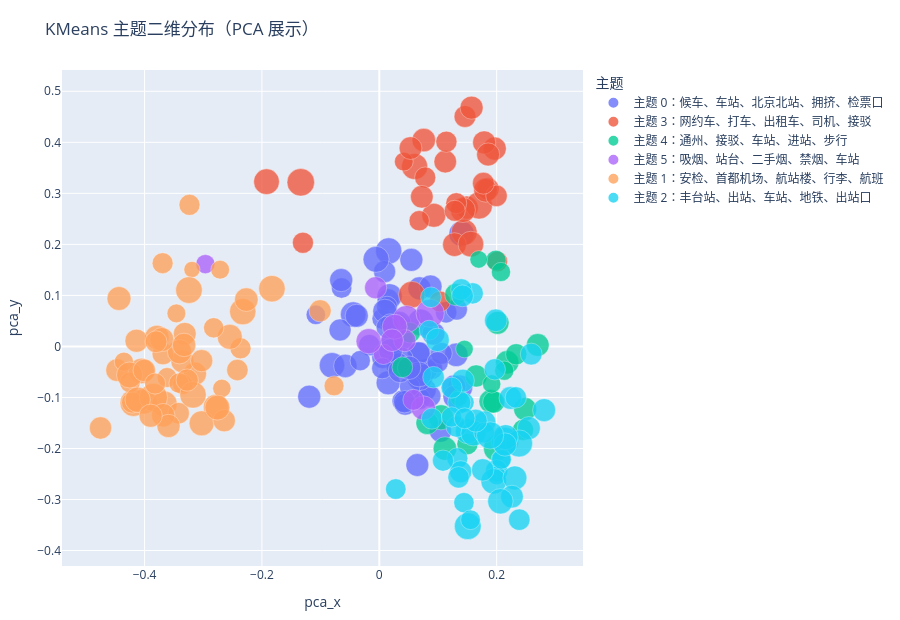

Write notebook code for a chart like this one.
### Code cell
# KMeans embedding 二维散点图：用 PCA 仅做展示，不参与聚类。
pca = PCA(n_components=2, random_state=42)
embedding_2d = pca.fit_transform(kmeans_embeddings)

scatter_df = kmeans_df.copy()
scatter_df["pca_x"] = embedding_2d[:, 0]
scatter_df["pca_y"] = embedding_2d[:, 1]
scatter_df["主题"] = scatter_df["topic"].map(lambda topic_id: f"主题 {topic_id}：{topic_title(topic_id)}")
scatter_df["互动气泡"] = np.log1p(scatter_df["互动总量"].astype(float)) + 4
scatter_df["文本预览"] = scatter_df["source_content"].fillna(scatter_df["content"]).map(lambda text: clean_preview(text, max_chars=80))

fig_kmeans_scatter = px.scatter(
    scatter_df,
    x="pca_x",
    y="pca_y",
    color="主题",
    size="互动气泡",
    hover_data={
        "station": True,
        "主题": True,
        "互动总量": True,
        "文本预览": True,
        "pca_x": False,
        "pca_y": False,
        "互动气泡": False,
    },
    title="KMeans 主题二维分布（PCA 展示）",
    labels={"station": "站点"},
)
fig_kmeans_scatter.update_traces(marker={"opacity": 0.78, "line": {"width": 0.4, "color": "white"}})
fig_kmeans_scatter.update_layout(height=620, margin={"l": 40, "r": 260, "t": 70, "b": 40}, legend_title_text="主题")
fig_kmeans_scatter.show()

kmeans_scatter_path = RESULT_PATH.with_name("kmeans_topic_embedding_scatter.html")
fig_kmeans_scatter.write_html(kmeans_scatter_path, include_plotlyjs=True)
print(f"KMeans 主题二维散点图已保存到：{kmeans_scatter_path.resolve()}")

### Figure 1 — Plotly figure (JSON) as saved in the notebook; plotly's stock layout.template omitted (floating-point values rounded to 4 significant figures; data arrays with more than 128 entries replaced by an {"elided": "..."} marker saying what was removed)
{"data": [{"customdata": {"elided": "64x5 mixed values"}, "hovertemplate": "主题=%{customdata[1]}<br>站点=%{customdata[0]}<br>互动总量=%{customdata[2]}<br>文本预览=%{customdata[3]}<extra></extra>", "legendgroup": "主题 0：候车、车站、北京北站、拥挤、检票口", "marker": {"color": "#636efa", "line": {"color": "white", "width": 0.4}, "opacity": 0.78, "size": [6.996, 7.219, 6.996, 8.025, 6.079, 9.974, 8.407, 9.416, 7.611, 8.007, 7.332, 7.296, 8.883, 10.83, 7.045, 6.996, 8.654, 10.17, 6.89, 7.871, 7.401, 5.792, 6.639, 8.078, 8.5, 7.258, 10.59, 7.434, 6.398, 7.401, 7.296, 6.565, 8.143, 8.205, 8.007, 9.775, 9.268, 6.708, 8.111, 10.02, 8.419, 10.35, 8.89, 9.814, 8.06, 6.079, 7.466, 7.332, 6.303, 6.303, 7.664, 8.007, 7.85, 8.852, 8.754, 6.89, 8.205, 8.682, 6.944, 8.205, 9.606, 8.466, 8.205, 7.714], "sizemode": "area", "sizeref": 0.03067, "symbol": "circle"}, "mode": "markers", "name": "主题 0：候车、车站、北京北站、拥挤、检票口", "orientation": "v", "showlegend": true, "type": "scatter", "x": [0.1139, 0.005754, -0.01691, 0.06482, 0.06522, -0.08058, -0.05793, 0.1379, 0.1043, 0.0777, 0.06852, 0.08646, 0.01514, 0.07038, 0.06492, 0.132, 0.1274, 0.06933, 0.08998, 0.0802, 0.04044, -0.1082, 0.005267, 0.06927, 0.1311, 0.1058, 0.01599, 0.009026, -0.06426, 0.01492, 0.04417, 0.05184, -0.1194, 0.06852, 0.06701, 0.01749, 0.02919, 0.01324, 0.05463, -0.04451, 0.03404, -0.005504, 0.009436, 0.1402, 0.08734, 0.01834, -0.06687, 0.01844, -0.03256, 0.04044, 0.04301, 0.09222, 0.03847, 0.03165, 0.01932, 0.005081, 0.1282, 0.03555, 0.09943, -0.06497, 0.06765, 0.05082, -0.03852, 0.01382], "xaxis": "x", "y": [0.06696, -0.022, 0.002575, -0.2324, -0.103, -0.03694, -0.03819, -0.08039, -0.1658, -0.08501, -0.1024, -0.09723, -0.07122, 0.04722, -0.05675, 0.07265, -0.07933, -0.06115, -0.0437, -0.04567, -0.1068, 0.06192, 0.05426, -0.01384, -0.01649, -0.01353, 0.1871, 0.1466, 0.1146, 0.09153, -0.1134, -0.07869, -0.09841, 0.1138, -0.01331, 0.09827, 0.04125, 0.07791, 0.1697, 0.06244, 0.04599, 0.1707, 0.06902, 0.221, 0.1175, 0.04439, 0.03233, 0.003639, -0.02783, 0.01364, -0.1083, 0.02525, -0.02417, -0.03593, -0.008096, -0.04272, -0.09877, -0.04765, -0.03102, 0.13, -0.05474, -0.04178, 0.06006, 0.03737], "yaxis": "y"}, {"customdata": {"elided": "33x5 mixed values"}, "hovertemplate": "主题=%{customdata[1]}<br>站点=%{customdata[0]}<br>互动总量=%{customdata[2]}<br>文本预览=%{customdata[3]}<extra></extra>", "legendgroup": "主题 3：网约车、打车、出租车、司机、接驳", "marker": {"color": "#EF553B", "line": {"color": "white", "width": 0.4}, "opacity": 0.78, "size": [8.19, 6.398, 10.49, 11.1, 8.159, 7.258, 6.708, 5.386, 6.773, 10.1, 10.35, 8.443, 8.796, 9.568, 7.807, 7.738, 8.663, 7.932, 6.833, 8.127, 10.12, 10.82, 8.644, 11.58, 7.091, 8.143, 8.111, 6.708, 6.773, 6.833, 7.871, 7.332, 6.303], "sizemode": "area", "sizeref": 0.03067, "symbol": "circle"}, "mode": "markers", "name": "主题 3：网约车、打车、出租车、司机、接驳", "orientation": "v", "showlegend": true, "type": "scatter", "x": [0.149, 0.2012, 0.06017, 0.1699, 0.1967, 0.146, 0.1032, 0.04177, -0.1301, -0.1922, 0.1446, 0.07586, 0.093, 0.1426, 0.1124, 0.1851, 0.1281, 0.05322, 0.1143, 0.1572, 0.156, 0.05537, 0.1811, -0.1338, 0.1997, 0.1788, 0.1855, 0.1312, 0.1287, 0.07824, 0.07246, 0.1774, 0.06801], "xaxis": "x", "y": [0.2721, 0.1664, 0.3527, 0.2761, 0.3877, 0.4505, 0.08799, 0.3621, 0.2031, 0.3228, 0.2236, 0.4043, 0.257, 0.2672, 0.3621, 0.3084, 0.1996, 0.3887, 0.4011, 0.4679, 0.2006, 0.1016, 0.3061, 0.3216, 0.2951, 0.3998, 0.3763, 0.2806, 0.2658, 0.3311, 0.2932, 0.3198, 0.2463], "yaxis": "y"}, {"customdata": [["beijing", "主题 4：通州、接驳、车站、进站、步行", 1, "今天这个票，就是从北京站改到北京南站，又改到通州站，差点以为走不了。第一次从通州站走，司机和我都懵了，车站里的人呢？？？？ 便利店在安检外，买个水来回折返得老命...", 4.693], ["tongzhou", "主题 4：通州、接驳、车站、进站、步行", 55, "我以为北京通州站开了以后，去北艺就方便多了，结果我想多了，都是唐山秦皇岛的，北京南到通州也没有车，天啊，还是要坐地铁[鄙视R]一个多小时呐，另外北艺的地铁是不是...", 8.025], ["tongzhou", "主题 4：通州、接驳、车站、进站、步行", 82, "心血来潮查了查12306APP,有点吃惊。。。市郊铁路京通号未引入，地铁6号线北运河东站只能硬着头皮说在它附近（如尾图所示），哎呀呀[失望R][失望R][失望R...", 8.419], ["tongzhou", "主题 4：通州、接驳、车站、进站、步行", 33, "从北运河东站新开的通道出去得走个六七百米才能进入火车站，甚至要穿过M101和22的站厅？另外东出口还预留了机场巴士的站位，但是现在还没正式延伸过去；总之从西北向...", 7.526], ["tongzhou", "主题 4：通州、接驳、车站、进站、步行", 12, "亚洲最大地下交通枢纽北京通州站运营首日 想吐槽一点，今日首发当天上午现场发纪念卡片，然而没有限制每人一张，导致很多特地前来的人没有拿到。你们猜猜大部分卡片都让哪...", 6.565], ["tongzhou", "主题 4：通州、接驳、车站、进站、步行", 28, "---4.4改 今天又来这边了，结果不小心忘记定位B1，滴滴打车又是到了这个路口，依旧封路[失望R]，依旧狂奔[暗中观察R]实在不理解为什么通州站提前一个路口要...", 7.367], ["tongzhou", "主题 4：通州、接驳、车站、进站、步行", 51, "昨天体验了一次北京通州站，整体出行流程体验还不错 1. 北运河东站站内有详细指示标 2. 换乘通道非常明显不会被忽略 3. 需要走大约600米到达站厅，从出地铁...", 7.951], ["tongzhou", "主题 4：通州、接驳、车站、进站、步行", 62, "地铁换乘高铁很不方便 真的很不方便 从北运河东站出来走到通州站进站口，看着直线800米，实际走了快1500米，花了15分钟💦 候车大厅是环形站台，安静又开阔，有...", 8.143], ["tongzhou", "主题 4：通州、接驳、车站、进站、步行", 85, "如图所示：需要车辆代步。 1、充分考虑老弱病残体能和箱包赶路负重因素，不要简单化滚梯解决。 2、任何铁路都在腰处进入安检，头尾进入也是距离人为拉长，极不合理。...", 8.454], ["tongzhou", "主题 4：通州、接驳、车站、进站、步行", 9, "通州站挺好，人少，进站出站都挺方便，就是好像对网约车比较不太友好，第一辆车就开错了，我只好换了一辆。结果就是本来我第一个出站但最后一个离开的[捂脸R]送我进站的...", 6.303], ["tongzhou", "主题 4：通州、接驳、车站、进站、步行", 17, "北京通州站，换成六号线 太远了！太远了！太远了！ 导航上说换乘54米，纯胡扯，走了十二分钟才到六号线，不到万不得已再不坐了！#高铁出行[话题]# #通州站[话题...", 6.89], ["tongzhou", "主题 4：通州、接驳、车站、进站、步行", 32, "设计迷宫出身的吗，赶车的时候能急死你🥰", 7.497], ["tongzhou", "主题 4：通州、接驳、车站、进站、步行", 375, "诺大一百多万平米的建面，只做到8台16线。 就是因为做成了地铁一样平行下站台的布局。 从头到尾走断腿，首层当商业来做吧布局又没有什么特色，面对面的两排商店店看着...", 9.93], ["tongzhou", "主题 4：通州、接驳、车站、进站、步行", 86, "开通了四个月了终于来了一次北京通州站。 车站整体硬件条件很好，包括公交枢纽部分及地铁换乘部分。属于非常新的车站，招商、乘车体验、动线设计都比较好。 当然也有槽点...", 8.466], ["tongzhou", "主题 4：通州、接驳、车站、进站、步行", 16, "叹京帆、不扬烟雨，尘泥偏涴眉妩。 玻璃万片琉璃影，遮尽漕舟津鼓。 君莫舞。君不见、运河千载空回顾。 残膜乱絮。任燕剪裁云，蝶衣晒粉，都作灰飞去。 通州路，谁信当...", 6.833], ["tongzhou", "主题 4：通州、接驳、车站、进站、步行", 1, "第一次坐车到北京通州站 [偷笑R][偷笑R] 下高铁就有扶梯，对骨折恢复需要不能走太多路的我太友好了 停车场B1B2超级大 现场也有很多工作人员疏导交通 整个车...", 4.693], ["tongzhou", "主题 4：通州、接驳、车站、进站、步行", 282, "人少少的 现在还不能刷二维码进站，带好身份证 方圆百里只有一个黄黄绿绿的赛百味 旁边还有庆丰包子铺和拉面 好像就这三个吃的。。。 下次还是带点吃的或者吃好饭再来...", 9.645], ["tongzhou", "主题 4：通州、接驳、车站、进站、步行", 1, "头一次来通州站，打车是直接送到地下，和西九龙站好像。 装潢的也不错就是没有开着的餐厅，只瞄到一个subway但在安检外面。 这回去北戴河订的二等座，因为之前听一...", 4.693], ["tongzhou", "主题 4：通州、接驳、车站、进站、步行", 16, "不是了，我就想说 出北京通州高铁站 走6号线，怎么这么长，想累死我吗[哭惹R][哭惹R][哭惹R][哭惹R]#轨道交通[话题]# #高铁站[话题]# #地铁[话...", 6.833], ["tongzhou", "主题 4：通州、接驳、车站、进站、步行", 54, "不愧是亚洲最大地下交通枢纽 今年第二次从通州站坐车，已经比平时踩点打出了余量，也没比上一次跑的灰头土脸好多少。不至于跑，但也是走的步履匆匆，匆匆到所有的照片都是...", 8.007], ["tongzhou", "主题 4：通州、接驳、车站、进站、步行", 13, "不知道你们感觉到没有，还是只是我个人的错觉。甲醛刺激感特别重，打进来就嗓子疼#高铁[话题]#", 6.639], ["tongzhou", "主题 4：通州、接驳、车站、进站、步行", 2, "北运河东和这里关系也不大呀，我以为地铁出门就是，没想到走了这么久 但是整体环境好美呀，看着舒心", 5.099], ["tongzhou", "主题 4：通州、接驳、车站、进站、步行", 4, "第一个司机说路口封了让我取消他跑了 第二个司机也说路口封了 但是好在他说转一转看能不能进来 电话是接了又接，打了又打 周边乘客也一直在接司机电话 [微笑R][微...", 5.609], ["tongzhou", "主题 4：通州、接驳、车站、进站、步行", 4, "通州站换乘要走两公里[笑哭R][笑哭R][笑哭R]", 5.609]], "hovertemplate": "主题=%{customdata[1]}<br>站点=%{customdata[0]}<br>互动总量=%{customdata[2]}<br>文本预览=%{customdata[3]}<extra></extra>", "legendgroup": "主题 4：通州、接驳、车站、进站、步行", "marker": {"color": "#00cc96", "line": {"color": "white", "width": 0.4}, "opacity": 0.78, "size": [4.693, 8.025, 8.419, 7.526, 6.565, 7.367, 7.951, 8.143, 8.454, 6.303, 6.89, 7.497, 9.93, 8.466, 6.833, 4.693, 9.645, 4.693, 6.833, 8.007, 6.639, 5.099, 5.609, 5.609], "sizemode": "area", "sizeref": 0.03067, "symbol": "circle"}, "mode": "markers", "name": "主题 4：通州、接驳、车站、进站、步行", "orientation": "v", "showlegend": true, "type": "scatter", "x": [0.136, 0.2016, 0.2179, 0.1651, 0.05246, 0.1302, 0.27, 0.2485, 0.1899, 0.1988, 0.2333, 0.195, 0.1993, 0.1118, 0.1502, 0.1694, 0.1052, 0.1451, 0.245, 0.08185, 0.03922, 0.1915, 0.2073, 0.213], "xaxis": "x", "y": [-0.1006, 0.04623, -0.03109, -0.05788, 0.02703, 0.1016, 0.002932, -0.1228, -0.1076, 0.1687, -0.01539, -0.109, -0.2, -0.2001, -0.1914, 0.1706, -0.139, -0.0051, -0.1634, -0.1502, -0.04082, -0.07354, 0.146, -0.04744], "yaxis": "y"}, {"customdata": [["chaoyang", "主题 5：吸烟、站台、二手烟、禁烟、车站", 1712, "请您进入站台之后再吸烟，这样哄孩子的话皇额娘从未对我说过[可怜R]#室内禁止吸烟[话题]##公共场合禁止吸烟[话题]#", 11.45], ["chaoyang", "主题 5：吸烟、站台、二手烟、禁烟、车站", 35, "北京朝阳站，喇叭里说着不让站台吸烟，polic也在，站台工作人员也在，就是没人管，要么就开放站台吸烟，我不反对，但是这种禁止站台吸烟给自己立牌坊，眼看着站台吸烟...", 7.584], ["chaoyang", "主题 5：吸烟、站台、二手烟、禁烟、车站", 256, "北京朝阳站，不仅允许站台抽烟，而且允许随意扔烟头，无视火灾隐患！向工作人员反映，竟然表示我们有保洁一会儿清扫。请问万一着火了是不是可以说没关系我们有消防员？", 9.549], ["chaoyang", "主题 5：吸烟、站台、二手烟、禁烟、车站", 10, "本来层高做的就低，通风也不咋地，一下车人手一根烟要被呛死了...#公共场所禁止吸烟[话题]# #珍爱生命远离烟草[话题]# #吸烟有害身体健康[话题]#", 6.398], ["fengtai", "主题 5：吸烟、站台、二手烟、禁烟、车站", 159, "2026年5月10日新京报报道，聚焦首都北京新建火车站——丰台站二手烟乱象： 1️⃣站台烟民密集聚集，半封闭空间二手烟大面积扩散，老人、孕妇、儿童无处躲避 ...", 9.075], ["fengtai", "主题 5：吸烟、站台、二手烟、禁烟、车站", 15, "因为火车站台设计问题 经常需要从车尾车厢步行二三百米到车头 本来就不方便 站台一路还全是二手烟🚬 一节车厢就聚一团烟人 躲也躲不了，又不能一直憋气走二百米 等到...", 6.773], ["nanzhan", "主题 5：吸烟、站台、二手烟、禁烟、车站", 33, "在南站席地而睡的人不是第一次见，但是随地抽烟的人是头一次[暗中观察R] 北京南站于2008年8月1日正式开通运营。17岁的人每天适宜的睡眠时长为8-10小时，南...", 7.526], ["shoudujichang", "主题 5：吸烟、站台、二手烟、禁烟、车站", 4, "早上六点多的飞机，半夜到T3，门口呆了半小时32个借火的[捂脸R][捂脸R]", 5.609], ["xizhan", "主题 5：吸烟、站台、二手烟、禁烟、车站", 3901, "北京吸烟南站 天津吸烟西站 济南吸烟西站 泰安吸烟站 曲阜吸烟东站 枣庄吸烟站 徐州吸烟东站 宿州吸烟东站 南京吸烟南站 镇江吸烟南站 常州吸烟北站 苏州吸烟北...", 12.27], ["xizhan", "主题 5：吸烟、站台、二手烟、禁烟、车站", 351, "好几年前在王府井买到假的了，不知道高铁站真不真 行人买了就走了 #禁止吸烟有害健康[话题]#", 9.864], ["xizhan", "主题 5：吸烟、站台、二手烟、禁烟、车站", 47, "都不用走到月台，刚出检票口就巨大二手烟袭来，给12345写信，回复我说月台不禁止吸烟，啊对对对，别禁止，老人小孩孕妇来北京西站都带点北京特产二手烟回去#狂奔赶火...", 7.871]], "hovertemplate": "主题=%{customdata[1]}<br>站点=%{customdata[0]}<br>互动总量=%{customdata[2]}<br>文本预览=%{customdata[3]}<extra></extra>", "legendgroup": "主题 5：吸烟、站台、二手烟、禁烟、车站", "marker": {"color": "#ab63fa", "line": {"color": "white", "width": 0.4}, "opacity": 0.78, "size": [11.45, 7.584, 9.549, 6.398, 9.075, 6.773, 7.526, 5.609, 12.27, 9.864, 7.871], "sizemode": "area", "sizeref": 0.03067, "symbol": "circle"}, "mode": "markers", "name": "主题 5：吸烟、站台、二手烟、禁烟、车站", "orientation": "v", "showlegend": true, "type": "scatter", "x": [0.04639, 0.04348, 0.02621, 0.007215, 0.0751, 0.05809, -0.00624, -0.2964, 0.08669, -0.01794, 0.02189], "xaxis": "x", "y": [0.0534, 0.01144, 0.03868, -0.01551, -0.1205, -0.1047, 0.115, 0.1613, 0.06489, 0.01029, 0.01219], "yaxis": "y"}, {"customdata": {"elided": "55x5 mixed values"}, "hovertemplate": "主题=%{customdata[1]}<br>站点=%{customdata[0]}<br>互动总量=%{customdata[2]}<br>文本预览=%{customdata[3]}<extra></extra>", "legendgroup": "主题 1：安检、首都机场、航站楼、行李、航班", "marker": {"color": "#FFA15A", "line": {"color": "white", "width": 0.4}, "opacity": 0.78, "size": [8.787, 9.749, 11.21, 9.663, 8.22, 6.708, 10.03, 7.638, 8.159, 10.67, 7.497, 6.773, 7.219, 7.892, 10.77, 7.091, 6.079, 5.386, 6.996, 5.099, 9.617, 6.079, 9.996, 5.609, 7.97, 5.386, 4.0, 6.565, 9.595, 6.303, 9.043, 12.23, 10.36, 9.017, 7.807, 10.94, 7.045, 8.174, 8.898, 7.332, 7.555, 7.638, 8.407, 8.317, 6.773, 6.303, 9.553, 6.303, 10.77, 8.522, 9.889, 7.611, 8.248, 8.454, 6.773], "sizemode": "area", "sizeref": 0.03067, "symbol": "circle"}, "mode": "markers", "name": "主题 1：安检、首都机场、航站楼、行李、航班", "orientation": "v", "showlegend": true, "type": "scatter", "x": [-0.4437, -0.2785, -0.4188, -0.401, -0.3141, -0.3693, -0.3662, -0.4751, -0.3355, -0.2327, -0.101, -0.2365, -0.3687, -0.4468, -0.183, -0.3419, -0.3616, -0.3458, -0.4211, -0.2683, -0.2548, -0.07712, -0.4052, -0.4353, -0.3315, -0.2713, -0.3192, -0.4249, -0.3028, -0.3352, -0.3789, -0.3849, -0.4256, -0.3404, -0.4005, -0.3244, -0.2419, -0.4138, -0.3706, -0.3805, -0.3028, -0.2643, -0.3683, -0.3592, -0.3821, -0.2822, -0.2759, -0.3412, -0.3175, -0.2266, -0.4118, -0.3274, -0.3896, -0.3328, -0.3235], "xaxis": "x", "y": [0.09395, -0.1186, -0.1107, -0.1077, -0.05341, 0.1632, -0.1126, -0.1598, -0.029, 0.06824, 0.06981, -0.003701, -0.0147, -0.04643, 0.1132, -0.1307, -0.06087, 0.06473, -0.1097, -0.08217, 0.01876, -0.07722, -0.04811, -0.03002, 0.02478, 0.1504, 0.1507, -0.07034, -0.1506, -0.07414, 0.01768, -0.0999, -0.05596, -0.01045, -0.04708, 0.1104, -0.04619, 0.01117, 0.01341, 0.009221, -0.02788, -0.1454, -0.1347, -0.1558, -0.07285, 0.03652, -0.1198, -0.07197, -0.09487, 0.09166, -0.1044, -0.06595, -0.1357, 0.002939, 0.2775], "yaxis": "y"}, {"customdata": {"elided": "50x5 mixed values"}, "hovertemplate": "主题=%{customdata[1]}<br>站点=%{customdata[0]}<br>互动总量=%{customdata[2]}<br>文本预览=%{customdata[3]}<extra></extra>", "legendgroup": "主题 2：丰台站、出站、车站、地铁、出站口", "marker": {"color": "#19d3f3", "line": {"color": "white", "width": 0.4}, "opacity": 0.78, "size": [5.946, 7.045, 7.178, 7.951, 11.63, 7.296, 7.714, 6.833, 5.386, 8.159, 11.26, 10.05, 6.944, 6.89, 7.466, 7.497, 11.04, 8.094, 6.944, 8.86, 6.996, 6.89, 5.946, 7.892, 5.792, 6.303, 9.591, 9.497, 6.89, 6.833, 6.565, 8.304, 9.872, 6.639, 7.829, 8.19, 6.89, 11.38, 9.875, 6.303, 8.06, 5.946, 6.708, 7.714, 6.485, 7.296, 6.079, 8.094, 6.833, 8.466], "sizemode": "area", "sizeref": 0.03067, "symbol": "circle"}, "mode": "markers", "name": "主题 2：丰台站、出站、车站、地铁、出站口", "orientation": "v", "showlegend": true, "type": "scatter", "x": [0.2072, 0.2385, 0.09241, 0.2234, 0.2141, 0.2589, 0.2, 0.1329, 0.2001, 0.2548, 0.2381, 0.195, 0.2327, 0.1592, 0.1798, 0.1387, 0.1508, 0.2809, 0.1968, 0.231, 0.1351, 0.1086, 0.2083, 0.2261, 0.1451, 0.1442, 0.2153, 0.1508, 0.1315, 0.08958, 0.08799, 0.2143, 0.1606, 0.1788, 0.1986, 0.1363, 0.1398, 0.1889, 0.2064, 0.1231, 0.1644, 0.1554, 0.1454, 0.1763, 0.02806, 0.1419, 0.08491, 0.1425, 0.1232, 0.09918], "xaxis": "x", "y": [-0.2211, -0.3394, -0.06037, -0.101, -0.1856, -0.01494, -0.2438, -0.2192, -0.2528, -0.16, -0.19, -0.2643, -0.0999, 0.104, -0.148, -0.2455, -0.3523, -0.1248, -0.04497, -0.2577, -0.2565, -0.2238, -0.2213, -0.2943, -0.1099, -0.3061, -0.1777, -0.1664, -0.1571, -0.1415, 0.09636, -0.1923, -0.1702, -0.1689, 0.05106, -0.1097, 0.1118, -0.1744, -0.3034, -0.1382, -0.1454, -0.3396, -0.1408, -0.2419, -0.2795, 0.09908, 0.03182, -0.06709, -0.08081, 0.01282], "yaxis": "y"}], "layout": {"height": 620, "legend": {"itemsizing": "constant", "title": {"text": "主题"}, "tracegroupgap": 0}, "margin": {"b": 40, "l": 40, "r": 260, "t": 70}, "title": {"text": "KMeans 主题二维分布（PCA 展示）"}, "xaxis": {"anchor": "y", "domain": [0, 1], "title": {"text": "pca_x"}}, "yaxis": {"anchor": "x", "domain": [0, 1], "title": {"text": "pca_y"}}}}
